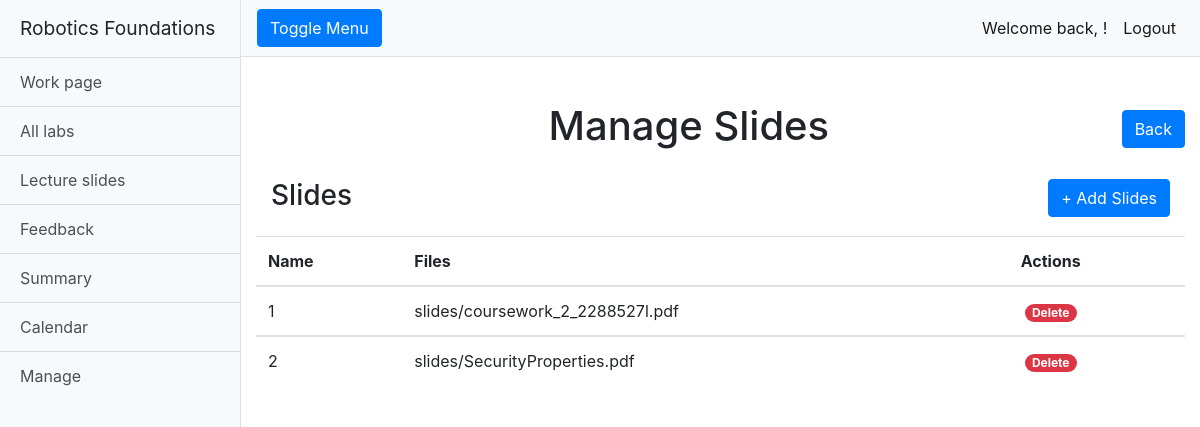
/rfwa/manage_slides/ (signed in), run on an earlier commit of the app's database.
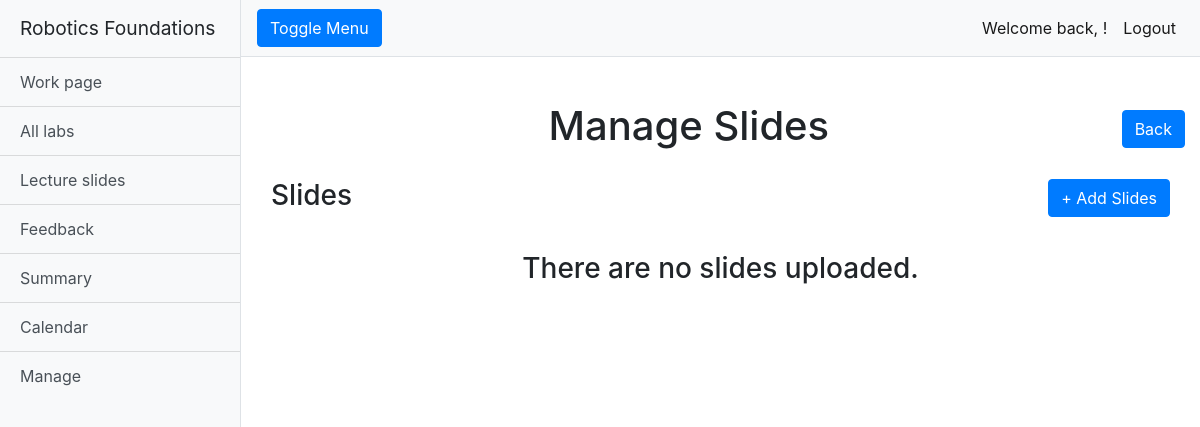
And on a later commit of the database.
### rfwa/models.py (models this page shows, shortened)
class Slide(models.Model):
    name = models.CharField(max_length=128)
    lecture_Files = models.FileField(upload_to='slides/')
    slug = models.SlugField(primary_key=True, blank=True)

### rfwa/views.py (the view)
# urls.py: path("manage_slides/", views.manage_slides, name="manage_slides"),
@login_required
def manage_slides(request):
    if request.user.is_superuser:
        slides = Slide.objects.order_by('name')
    return render(request, "rfwa/manage_slides.html", {'slides': slides})

### templates/rfwa/manage_slides.html (shortened to what this page needs)
{% extends "rfwa/base.html" %}
{% load static %}
{% block extra_head %}
<link href="{% static 'css/manage_page.css' %}" rel="stylesheet">
{% endblock %}
{% block body_block %}
{% if user.is_superuser %}
<div class="container-fluid">
    <div class="row">
        <h1 class="col-12 text-center mt-4">Manage Slides <a class="rightside" href="/rfwa/manage/"><button
                    type="button" class="btn btn-primary">Back</button></a></h1>
    </div>
    <div class="table-group">
        <div class="title-group">
            <h1 class="col-12 text-left table-header">Slides
                <a class="rightside" href="{% url 'add_slide'%}"><button type="button" class="btn btn-primary">+ Add
                        Slides</button></a>
            </h1>
        </div>
        <table class="table table-hover">
            {% if slides %}
            <thead>
                <tr>
                    <th scope="col">Name</th>
                    <th scope="col">Files</th>
                    <th scope="col">Actions</th>
                </tr>
            </thead>
            {% for slide in slides %}
            <tbody>
                <tr>
                    <td>{{slide.name}}</td>
                    <td>{{slide.lecture_Files}}</td>
                    <td> <a class="btn-link text-white badge badge-danger badge-pill ml-1"
                            href="{% url  'delete_slide' slide.slug %}"
                            onclick="return confirm('Are you sure you wish to delete {{ slide.name }}?')">Delete</a>
                    </td>
                </tr>
            </tbody>
            {% endfor %}
            {% else %}
            <h3 class="text-center mt-3">There are no slides uploaded.</h3>
            {% endif %}
        </table>
    </div>
</div>
{% endif %}
{% endblock %}

What changed in the data, as far as the page shows it:
removed Slide: name "1", lecture_Files "slides/coursework_2_2288527l.pdf"
removed Slide: name "2", lecture_Files "slides/SecurityProperties.pdf"
Also different on the page:
text no longer shown: "Name Files Actions"
text now shown: "There are no slides uploaded."
